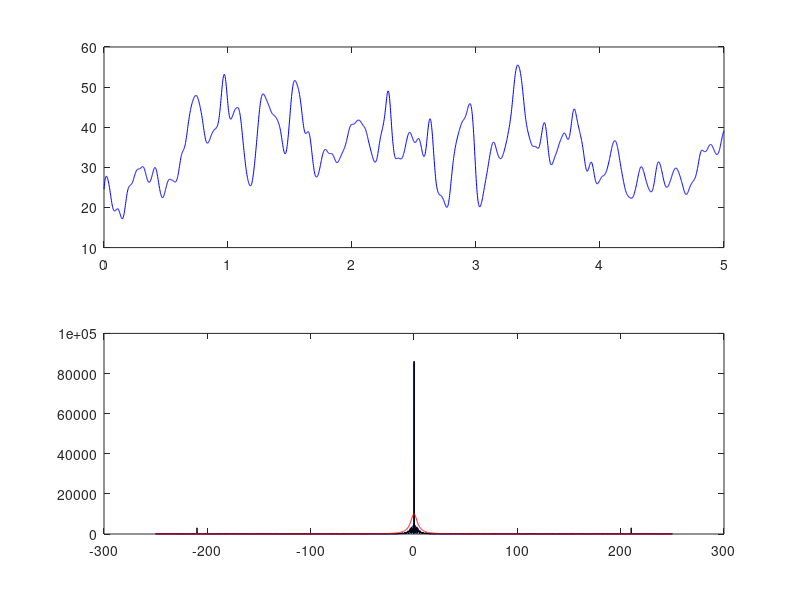

This chart was generated by the following MATLAB code:
%%
Fs=125;
t=-3:1/Fs:1;

x=(t+1).*(t>=-3 & t<=-1) + (2*t+2).*(t>=-1 & t<=0) + (1)*(t>=0 & t<=1);

a0=0;
FX=zeros(size(t));

for n=1:75
   an=1/2*(-(4*(pi*n*sin((3*pi*n)/2)+cos((3*pi*n)/2)-cos((pi*n)/2)))/(pi^2*n^2)-(8*cos((pi*n)/2)-8)/(pi^2*n^2)+(2*sin((pi*n)/2))/(pi*n));
   bn=1/2*((4*(sin((3*pi*n)/2)-pi*n*cos((3*pi*n)/2)-sin((pi*n)/2)))/(pi^2*n^2)+(8*sin((pi*n)/2))/(pi^2*n^2)-4/(pi*n)-(2*cos((pi*n)/2)-2)/(pi*n));
   
   FX=FX+an*cos(n*pi*t/2)+bn*sin(n*pi*t/2);
   
   if n==18
      FX18=FX; 
   end
end

plot(t,x,'.b',t,FX18,'g',t,FX,'k');

%%
close all;clc;clear;
a=load('korel_206.txt');
t=a(:,1)';
Fs=1/(t(2)-t(1));
x=a(:,2)';

tc=-222:1/Fs:222;

tp1=-10:1/Fs:10;
x1=1.7*(1-abs(tp1)/10);
xc1=xcorr(x,x1)+xcorr(1-x,1-x1);
nr1=find(xc1==max(xc1(:)), 2, 'first');

tc(nr1)

tp2=-7:1/Fs:7;
x2=1.2*ones(size(tp2));
xc2=xcorr(1-x.^3,1-x2.^3)+xcorr(x,x2);
nr2=find(xc2==max(xc2(:)), 1, 'first');

%wypisanie czasu największej korelacji
tc(nr2)


tp3=-20:1/Fs:20;
x3=1.2*exp(-(tp3).^2/(2*5^2));
xc3=xcorr(x.^2,x3.^2);
nr3=find(xc3>min(xc3(:))+0.2, 1, 'first');

tc(nr3)

subplot(211),plot(t,x,tp1,x1,'g',tp2,x2,'r',tp3,x3,'y');
subplot(212),plot(tc,xc3);

%%
close all;clc;clear;
a=load('cad_201.txt');
x=a(:,1)';
y=a(:,2)';
Fs=500;
t=linspace(0,length(x)/Fs,length(x));

ocena=@(x,y) sqrt((1/length(t)*sum((x(:)-y(:)).^2)));

FTx=fftshift(fft(x));
WAx=abs(FTx);

FTy=fftshift(fft(y));
WAy=abs(FTy);
f=linspace(-Fs/2,Fs/2,length(t));

f0=15;
n=4;
Butterworth=(1.0)./(1+(f/f0).^(2*n)).*(abs(f)<=22);
Y=real(ifft(ifftshift(Butterworth.*FTy)));

L2=ocena(x,Y);

subplot(211),plot(t,x,'b',t,Y,'r');
subplot(212), plot(f,WAx,'r',f,WAy,'b',f,10000*Butterworth,'k');
L2

%%
close all;clc;clear;
a=load('cad_201.txt');
x=a(:,1)';
y=a(:,2)';
Fs=500;
t=linspace(0,length(x)/Fs,length(x));

ocena=@(x,y) sqrt((1/length(t)*sum((x(:)-y(:)).^2)));
blad=zeros(50,4);

for k=1:50
    N=2*k+1;
    %zwykly filtr
    x1=conv(y,ones(1,N)/N, 'same');
    % gauss
    N2=floor(N/2);
    LP=exp(-(-N2:N2).^2/(2*(N2/4).^2));
    LP=LP/sum(LP(:));
    x2=conv(y,LP,'same');
    %mediana
    x3=medfilt1(y,N);
    %wienier
    x4=wiener2(y,[1,N]);
    
    x5=wiener2(medfilt1(wiener2(y,[1,N]),N),[1,N]);
    x6=wiener2(wiener2(medfilt1(y,N),[1,N]),[1,N]);
    x7=medfilt1(medfilt1(medfilt1(y,N),N),N);

    blad(k,1)=ocena(x,x3);
    blad(k,2)=ocena(x,x4);
    blad(k,3)=ocena(x,x5);
    blad(k,4)=ocena(x,x7);
end

%plot(blad);
%legend;

FTy=fftshift(fft(y));
WAy=abs(FTy);

FTx=fftshift(fft(x));
WAx=abs(FTx);

f=linspace(-Fs/2,Fs/2,length(t));

f0=4;
n=1;
Butterworth=(1.0)./(1+(f/f0).^(2*n));
c=real(ifft(ifftshift(Butterworth.*FTy)));

N=2*4+1;
xdobry=wiener2(medfilt1(wiener2(c,[1,N]),N),[1,N]);

ocena(x,xdobry)

subplot(211),plot(t,x,'b');
subplot(212), plot(f,WAx,'b',f,WAy,'k',f,10000*Butterworth,'r');